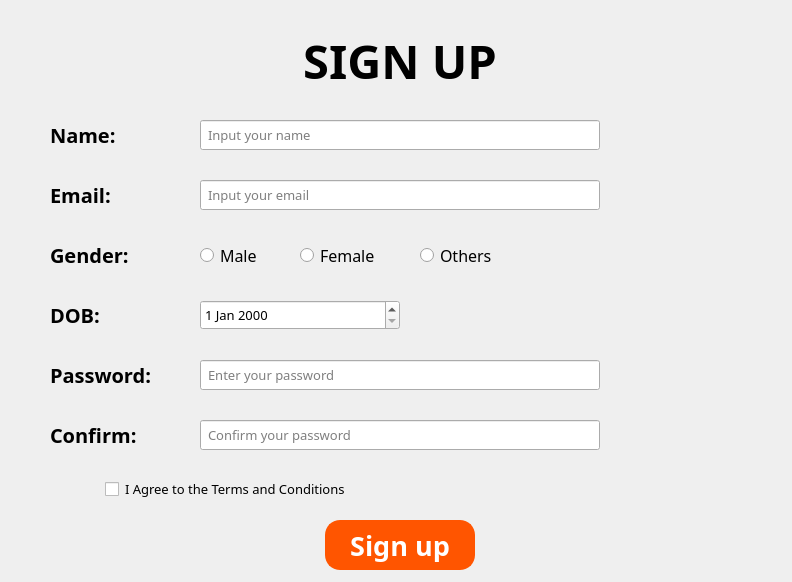
<?xml version="1.0" encoding="UTF-8"?>
<ui version="4.0">
 <class>MainWindow</class>
 <widget class="QMainWindow" name="MainWindow">
  <property name="geometry">
   <rect>
    <x>0</x>
    <y>0</y>
    <width>792</width>
    <height>582</height>
   </rect>
  </property>
  <property name="windowTitle">
   <string>MainWindow</string>
  </property>
  <property name="styleSheet">
   <string notr="true"/>
  </property>
  <widget class="QWidget" name="centralwidget">
   <widget class="QLabel" name="label">
    <property name="geometry">
     <rect>
      <x>250</x>
      <y>30</y>
      <width>300</width>
      <height>60</height>
     </rect>
    </property>
    <property name="font">
     <font>
      <family>Nunito Sans Normal ExtraBold</family>
      <pointsize>35</pointsize>
      <weight>75</weight>
      <bold>true</bold>
     </font>
    </property>
    <property name="text">
     <string>SIGN UP</string>
    </property>
    <property name="alignment">
     <set>Qt::AlignCenter</set>
    </property>
   </widget>
   <widget class="QLabel" name="label_2">
    <property name="geometry">
     <rect>
      <x>50</x>
      <y>120</y>
      <width>100</width>
      <height>30</height>
     </rect>
    </property>
    <property name="font">
     <font>
      <family>Nunito Sans Normal SemiBold</family>
      <pointsize>15</pointsize>
      <weight>75</weight>
      <bold>true</bold>
     </font>
    </property>
    <property name="text">
     <string>Name:</string>
    </property>
   </widget>
   <widget class="QLabel" name="label_3">
    <property name="geometry">
     <rect>
      <x>50</x>
      <y>360</y>
      <width>100</width>
      <height>30</height>
     </rect>
    </property>
    <property name="font">
     <font>
      <family>Nunito Sans Normal SemiBold</family>
      <pointsize>15</pointsize>
      <weight>75</weight>
      <bold>true</bold>
     </font>
    </property>
    <property name="text">
     <string>Password:</string>
    </property>
   </widget>
   <widget class="QLabel" name="label_4">
    <property name="geometry">
     <rect>
      <x>50</x>
      <y>240</y>
      <width>100</width>
      <height>30</height>
     </rect>
    </property>
    <property name="font">
     <font>
      <family>Nunito Sans Normal SemiBold</family>
      <pointsize>15</pointsize>
      <weight>75</weight>
      <bold>true</bold>
     </font>
    </property>
    <property name="text">
     <string>Gender:</string>
    </property>
   </widget>
   <widget class="QLabel" name="label_5">
    <property name="geometry">
     <rect>
      <x>50</x>
      <y>420</y>
      <width>100</width>
      <height>30</height>
     </rect>
    </property>
    <property name="font">
     <font>
      <family>Nunito Sans Normal SemiBold</family>
      <pointsize>15</pointsize>
      <weight>75</weight>
      <bold>true</bold>
     </font>
    </property>
    <property name="text">
     <string>Confirm:</string>
    </property>
   </widget>
   <widget class="QLabel" name="label_6">
    <property name="geometry">
     <rect>
      <x>50</x>
      <y>180</y>
      <width>100</width>
      <height>30</height>
     </rect>
    </property>
    <property name="font">
     <font>
      <family>Nunito Sans Normal SemiBold</family>
      <pointsize>15</pointsize>
      <weight>75</weight>
      <bold>true</bold>
     </font>
    </property>
    <property name="text">
     <string>Email:</string>
    </property>
   </widget>
   <widget class="QLabel" name="label_7">
    <property name="geometry">
     <rect>
      <x>50</x>
      <y>300</y>
      <width>100</width>
      <height>30</height>
     </rect>
    </property>
    <property name="font">
     <font>
      <family>Nunito Sans Normal SemiBold</family>
      <pointsize>15</pointsize>
      <weight>75</weight>
      <bold>true</bold>
     </font>
    </property>
    <property name="text">
     <string>DOB:</string>
    </property>
   </widget>
   <widget class="QLineEdit" name="lineEdit_name">
    <property name="geometry">
     <rect>
      <x>200</x>
      <y>120</y>
      <width>400</width>
      <height>30</height>
     </rect>
    </property>
    <property name="font">
     <font>
      <family>Nunito Sans Normal Medium</family>
      <pointsize>10</pointsize>
     </font>
    </property>
    <property name="styleSheet">
     <string notr="true">padding-left: 5px;</string>
    </property>
    <property name="placeholderText">
     <string>Input your name</string>
    </property>
   </widget>
   <widget class="QLineEdit" name="lineEdit_confirm">
    <property name="geometry">
     <rect>
      <x>200</x>
      <y>420</y>
      <width>400</width>
      <height>30</height>
     </rect>
    </property>
    <property name="font">
     <font>
      <family>Nunito Sans Normal Medium</family>
      <pointsize>10</pointsize>
     </font>
    </property>
    <property name="styleSheet">
     <string notr="true">padding-left: 5px;</string>
    </property>
    <property name="echoMode">
     <enum>QLineEdit::Password</enum>
    </property>
    <property name="placeholderText">
     <string>Confirm your password</string>
    </property>
   </widget>
   <widget class="QLineEdit" name="lineEdit_password">
    <property name="geometry">
     <rect>
      <x>200</x>
      <y>360</y>
      <width>400</width>
      <height>30</height>
     </rect>
    </property>
    <property name="font">
     <font>
      <family>Nunito Sans Normal Medium</family>
      <pointsize>10</pointsize>
     </font>
    </property>
    <property name="styleSheet">
     <string notr="true">padding-left: 5px;</string>
    </property>
    <property name="echoMode">
     <enum>QLineEdit::Password</enum>
    </property>
    <property name="placeholderText">
     <string>Enter your password</string>
    </property>
   </widget>
   <widget class="QLineEdit" name="lineEdit_email">
    <property name="geometry">
     <rect>
      <x>200</x>
      <y>180</y>
      <width>400</width>
      <height>30</height>
     </rect>
    </property>
    <property name="font">
     <font>
      <family>Nunito Sans Normal Medium</family>
      <pointsize>10</pointsize>
     </font>
    </property>
    <property name="styleSheet">
     <string notr="true">padding-left: 5px;</string>
    </property>
    <property name="placeholderText">
     <string>Input your email</string>
    </property>
   </widget>
   <widget class="QRadioButton" name="radioButton">
    <property name="geometry">
     <rect>
      <x>200</x>
      <y>240</y>
      <width>100</width>
      <height>30</height>
     </rect>
    </property>
    <property name="font">
     <font>
      <family>Eras Medium ITC</family>
      <pointsize>12</pointsize>
     </font>
    </property>
    <property name="text">
     <string>Male</string>
    </property>
   </widget>
   <widget class="QRadioButton" name="radioButton_2">
    <property name="geometry">
     <rect>
      <x>300</x>
      <y>240</y>
      <width>100</width>
      <height>30</height>
     </rect>
    </property>
    <property name="font">
     <font>
      <family>Eras Medium ITC</family>
      <pointsize>12</pointsize>
     </font>
    </property>
    <property name="text">
     <string>Female</string>
    </property>
   </widget>
   <widget class="QRadioButton" name="radioButton_3">
    <property name="geometry">
     <rect>
      <x>420</x>
      <y>240</y>
      <width>100</width>
      <height>30</height>
     </rect>
    </property>
    <property name="font">
     <font>
      <family>Eras Medium ITC</family>
      <pointsize>12</pointsize>
     </font>
    </property>
    <property name="text">
     <string>Others</string>
    </property>
   </widget>
   <widget class="QDateEdit" name="dateEdit">
    <property name="geometry">
     <rect>
      <x>200</x>
      <y>300</y>
      <width>200</width>
      <height>30</height>
     </rect>
    </property>
    <property name="font">
     <font>
      <family>Nunito Sans Normal Medium</family>
      <pointsize>10</pointsize>
     </font>
    </property>
   </widget>
   <widget class="QCheckBox" name="checkBox">
    <property name="geometry">
     <rect>
      <x>100</x>
      <y>480</y>
      <width>331</width>
      <height>18</height>
     </rect>
    </property>
    <property name="font">
     <font>
      <family>Nunito Sans Normal Medium</family>
      <pointsize>10</pointsize>
     </font>
    </property>
    <property name="styleSheet">
     <string notr="true">padding-left: 5px;</string>
    </property>
    <property name="text">
     <string>I Agree to the Terms and Conditions</string>
    </property>
   </widget>
   <widget class="QPushButton" name="pushButton_signup">
    <property name="geometry">
     <rect>
      <x>325</x>
      <y>520</y>
      <width>150</width>
      <height>50</height>
     </rect>
    </property>
    <property name="font">
     <font>
      <family>Nunito Sans Normal ExtraBold</family>
      <pointsize>20</pointsize>
      <weight>75</weight>
      <bold>true</bold>
     </font>
    </property>
    <property name="styleSheet">
     <string notr="true">QPushButton{
	background-color: rgb(255, 85, 0);
	color: white;
	border: 2px solid rgb(255, 85, 0);
	border-radius: 15px;
}

QPushButton:pressed{
	padding-top: 3px;
	padding-left: 3px;
}

QPushButton:hover{
	background-color: rgba(255, 85, 0, 0.8);
	color: white;
}</string>
    </property>
    <property name="text">
     <string>Sign up</string>
    </property>
   </widget>
  </widget>
 </widget>
 <resources/>
 <connections/>
</ui>
